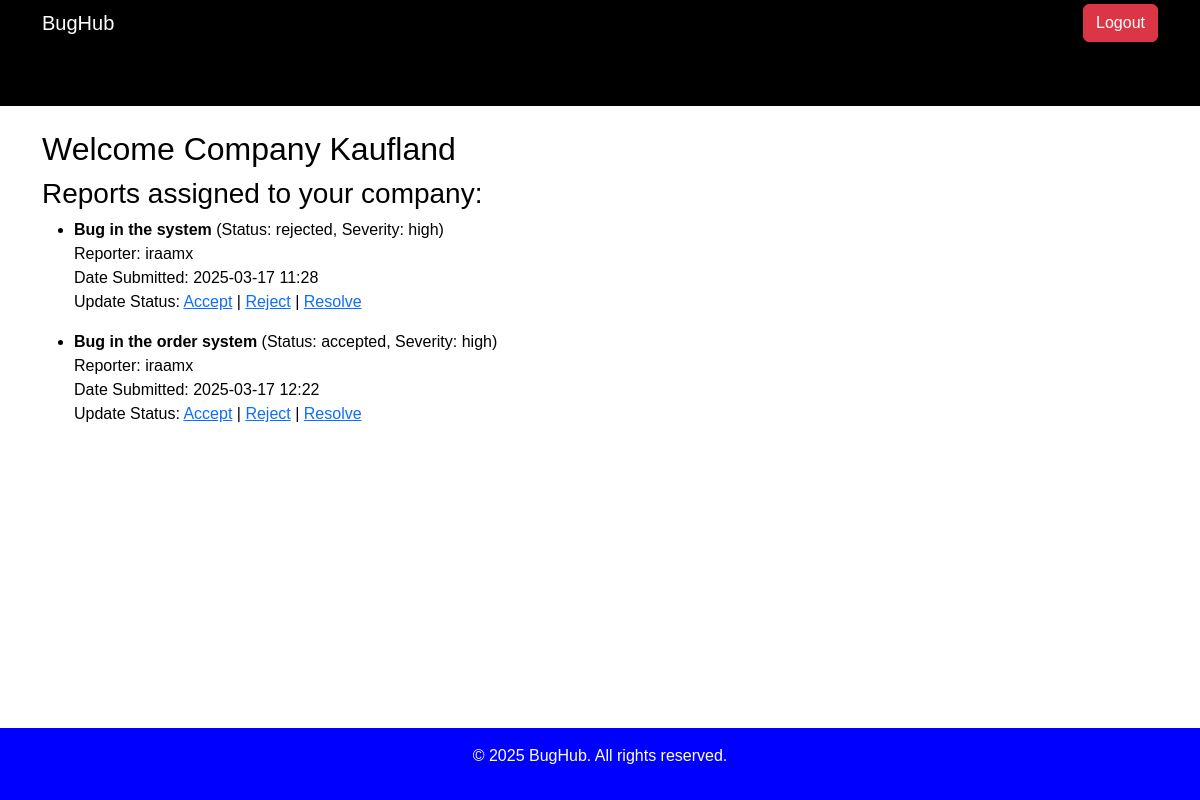
Page /reports/dashboard/ (signed in) on the committed database.
### reports/models.py (models this page shows, shortened)
class User(AbstractUser):
    CHOICES = [
        ('researcher', 'Security Researcher'),
        ('company', 'Company'),
        ('admin', 'Admin'),
    ]
    role = models.CharField(max_length=10, choices=CHOICES, default='researcher')
    reputation_score = models.IntegerField(default=0)
    company_name = models.CharField(max_length=255, blank=True, null=True)  # Only for companies
    groups = models.ManyToManyField(
        'auth.Group',
        related_name='custom_user_groups',  # Fixing the reverse accessor clash
        blank=True
    )
    user_permissions = models.ManyToManyField(
        'auth.Permission',
        related_name='custom_user_permissions',  # Fixing the reverse accessor clash
        blank=True
    )

class Bug(models.Model):
    LEVEL = [
        ('low', 'Low'),
        ('medium', 'Medium'),
        ('high', 'High'),
        ('critical', 'Critical'),
    ]
    STATUS = [
        ('under_review', 'Under Review'),
        ('accepted', 'Accepted'),
        ('rejected', 'Rejected'),
        ('resolved', 'Resolved'),
    ]
    title = models.CharField(max_length=50)
    reporter = models.ForeignKey(User, on_delete = models.CASCADE, related_name="reports", limit_choices_to={'role': 'researcher'})
    company = models.ForeignKey(User, on_delete = models.CASCADE, related_name="reports_of_company", limit_choices_to={'role': 'company'})
    description = models.TextField()
    level = models.CharField(max_length=20 ,choices=LEVEL, default="medium")
    status = models.CharField(max_length=20 ,choices=STATUS, default="under_review")
    date_submitted = models.DateTimeField(auto_now_add=True)
    evidence = models.FileField(upload_to="evidence/", blank=True, null=True)

### reports/views.py (the view)
# urls.py: path("dashboard/", views.dashboard, name="dashboard"),
@login_required
def dashboard(request):
    if request.user.role == "researcher":
        return researcher_dashboard(request)
    elif request.user.role == "company":
        return company_dashboard(request)
    elif request.user.role == "admin":
        return admin_dashboard(request)
    else:
        return redirect("login")

### reports/views.py (called while the page is built)
@login_required
def company_dashboard(request):
    company_bugs = Bug.objects.filter(company=request.user)
    return render(request, "reports/company_dashboard.html", {"company_bugs": company_bugs})

### reports/templates/reports/company_dashboard.html (shortened to what this page needs)
{% extends "reports/base.html" %}
{% block content %}
<h2>Welcome Company {{ user.username }}</h2>
<h3>Reports assigned to your company:</h3>
<ul>
  {% for bug in company_bugs %}
    <li>
      <strong>{{ bug.title }}</strong>
      (Status: {{ bug.status }}, Severity: {{ bug.level }})
      <br>Reporter: {{ bug.reporter.username }}
      <br>Date Submitted: {{ bug.date_submitted|date:"Y-m-d H:i" }}
      <p>
        Update Status:
        <a href="{% url 'update_bug_status' bug.id 'accepted' %}">Accept</a> |
        <a href="{% url 'update_bug_status' bug.id 'rejected' %}">Reject</a> |
        <a href="{% url 'update_bug_status' bug.id 'resolved' %}">Resolve</a>
      </p>
    </li>
  {% empty %}
    <li>No reports yet.</li>
  {% endfor %}
</ul>
{% endblock %}

### reports/static/reports/style.css (style rules this page uses)
body { background-color: white; color: black; font-family: Arial, sans-serif; }

### rows in the picture
User: username "Kaufland"
Bug: title "Bug in the system", status "rejected", level "high", reporter.username "iraamx", date_submitted "2025-03-17 11:28"
Bug: title "Bug in the order system", status "accepted", level "high", reporter.username "iraamx", date_submitted "2025-03-17 12:22"
